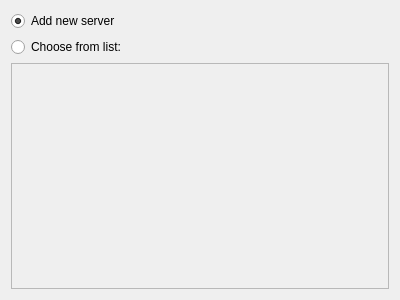
<?xml version="1.0" encoding="UTF-8"?>
<ui version="4.0">
 <class>WizardPage</class>
 <widget class="QWizardPage" name="WizardPage">
  <property name="geometry">
   <rect>
    <x>0</x>
    <y>0</y>
    <width>400</width>
    <height>300</height>
   </rect>
  </property>
  <property name="windowTitle">
   <string>WizardPage</string>
  </property>
  <property name="locale">
   <locale language="English" country="UnitedStates"/>
  </property>
  <property name="title">
   <string>Server configuration</string>
  </property>
  <property name="subTitle">
   <string>You can configure a new server or choose on from the list.</string>
  </property>
  <attribute name="pageId">
   <string notr="true">1</string>
  </attribute>
  <layout class="QVBoxLayout" name="verticalLayout">
   <item>
    <widget class="QRadioButton" name="addNewServerButton">
     <property name="text">
      <string>Add new server</string>
     </property>
     <property name="checked">
      <bool>true</bool>
     </property>
    </widget>
   </item>
   <item>
    <widget class="QRadioButton" name="chooseServerButton">
     <property name="text">
      <string>Choose from list:</string>
     </property>
    </widget>
   </item>
   <item>
    <widget class="QListWidget" name="serverListWidget">
     <property name="enabled">
      <bool>false</bool>
     </property>
    </widget>
   </item>
  </layout>
 </widget>
 <resources/>
 <connections>
  <connection>
   <sender>chooseServerButton</sender>
   <signal>toggled(bool)</signal>
   <receiver>serverListWidget</receiver>
   <slot>setEnabled(bool)</slot>
   <hints>
    <hint type="sourcelabel">
     <x>199</x>
     <y>39</y>
    </hint>
    <hint type="destinationlabel">
     <x>199</x>
     <y>174</y>
    </hint>
   </hints>
  </connection>
 </connections>
</ui>
